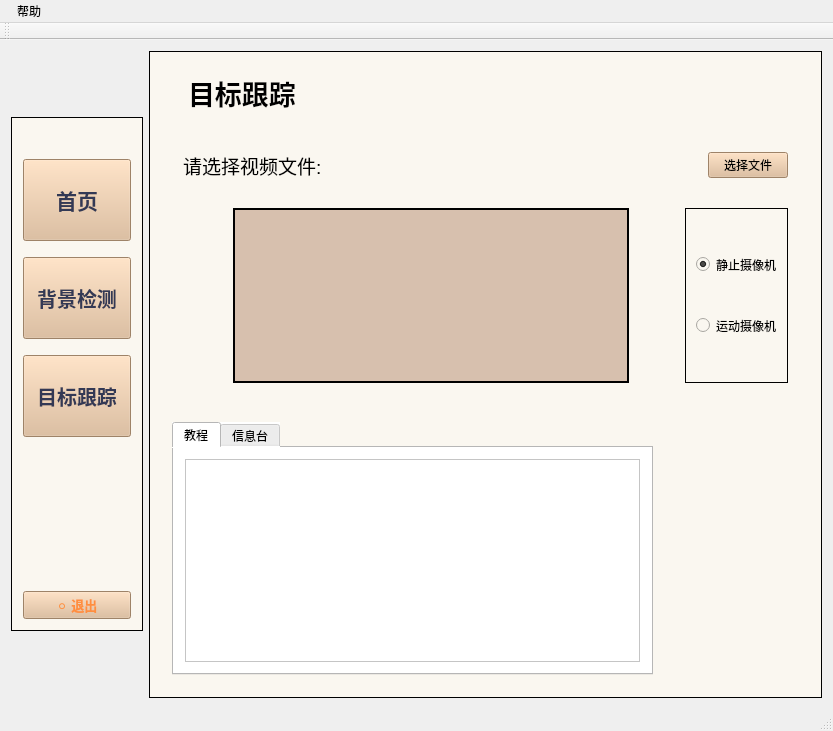
<?xml version="1.0" encoding="UTF-8"?>
<ui version="4.0">
 <class>MainWindow</class>
 <widget class="QMainWindow" name="MainWindow">
  <property name="enabled">
   <bool>true</bool>
  </property>
  <property name="geometry">
   <rect>
    <x>0</x>
    <y>0</y>
    <width>833</width>
    <height>731</height>
   </rect>
  </property>
  <property name="windowTitle">
   <string>Detector</string>
  </property>
  <property name="styleSheet">
   <string notr="true"/>
  </property>
  <widget class="QWidget" name="centralWidget">
   <property name="styleSheet">
    <string notr="true"/>
   </property>
   <layout class="QHBoxLayout" name="horizontalLayout">
    <item>
     <widget class="QFrame" name="menuFrame">
      <property name="sizePolicy">
       <sizepolicy hsizetype="Preferred" vsizetype="Preferred">
        <horstretch>0</horstretch>
        <verstretch>0</verstretch>
       </sizepolicy>
      </property>
      <property name="maximumSize">
       <size>
        <width>338</width>
        <height>514</height>
       </size>
      </property>
      <property name="styleSheet">
       <string notr="true">width:20%;
height:100%;
background-color: rgb(250, 247, 240);</string>
      </property>
      <property name="frameShape">
       <enum>QFrame::Box</enum>
      </property>
      <property name="frameShadow">
       <enum>QFrame::Plain</enum>
      </property>
      <layout class="QVBoxLayout" name="verticalLayout">
       <item>
        <widget class="QPushButton" name="pushButtonHome">
         <property name="cursor">
          <cursorShape>PointingHandCursor</cursorShape>
         </property>
         <property name="toolTip">
          <string>&lt;!DOCTYPE HTML PUBLIC &quot;-//W3C//DTD HTML 4.0//EN&quot; &quot;http://www.w3.org/TR/REC-html40/strict.dtd&quot;&gt;
&lt;html&gt;&lt;head&gt;&lt;meta name=&quot;qrichtext&quot; content=&quot;1&quot; /&gt;&lt;style type=&quot;text/css&quot;&gt;
p, li { white-space: pre-wrap; }
&lt;/style&gt;&lt;/head&gt;&lt;body style=&quot; font-family:'SimSun'; font-size:17pt; font-weight:792; font-style:normal;&quot;&gt;
&lt;p style=&quot;-qt-paragraph-type:empty; margin-top:0px; margin-bottom:0px; margin-left:0px; margin-right:0px; -qt-block-indent:0; text-indent:0px;&quot;&gt;&lt;br /&gt;&lt;/p&gt;&lt;/body&gt;&lt;/html&gt;</string>
         </property>
         <property name="styleSheet">
          <string notr="true">height:80%;
width:100%;
margin-top:30%;
background-color:rgb(221,184,146);
font-size:16pt;
font: &quot;黑体&quot;;
font-weight:900;
color:rgb(51, 57, 85);</string>
         </property>
         <property name="text">
          <string>首页</string>
         </property>
        </widget>
       </item>
       <item>
        <widget class="QPushButton" name="pushButtonBackground">
         <property name="cursor">
          <cursorShape>PointingHandCursor</cursorShape>
         </property>
         <property name="styleSheet">
          <string notr="true">height:80%;
width:90%;
margin-top:10%;

background-color:rgb(221,184,146);
font-size:15pt;
font: &quot;黑体&quot;;
font-weight:900;
color:rgb(51, 57, 85);</string>
         </property>
         <property name="text">
          <string>背景检测</string>
         </property>
        </widget>
       </item>
       <item>
        <widget class="QPushButton" name="pushButtonObject">
         <property name="cursor">
          <cursorShape>PointingHandCursor</cursorShape>
         </property>
         <property name="styleSheet">
          <string notr="true">height:80%;
width:100%;
margin-top:10%;

background-color:rgb(221,184,146);
font-size:15pt;
font: &quot;黑体&quot;;
font-weight:900;
color:rgb(51, 57, 85);</string>
         </property>
         <property name="text">
          <string>目标跟踪</string>
         </property>
        </widget>
       </item>
       <item>
        <spacer name="verticalSpacer">
         <property name="orientation">
          <enum>Qt::Vertical</enum>
         </property>
         <property name="sizeHint" stdset="0">
          <size>
           <width>20</width>
           <height>40</height>
          </size>
         </property>
        </spacer>
       </item>
       <item>
        <widget class="QPushButton" name="pushButtonExit">
         <property name="cursor">
          <cursorShape>PointingHandCursor</cursorShape>
         </property>
         <property name="styleSheet">
          <string notr="true">width:100%;
height:20%;
color: rgb(255, 142, 62);
background-color:rgb(221,184,146);
font-size:10pt;
font: &quot;黑体&quot;;
font-weight:900;</string>
         </property>
         <property name="text">
          <string>⚪ 退出</string>
         </property>
        </widget>
       </item>
      </layout>
     </widget>
    </item>
    <item>
     <widget class="QStackedWidget" name="stackedWidget">
      <property name="enabled">
       <bool>true</bool>
      </property>
      <property name="autoFillBackground">
       <bool>false</bool>
      </property>
      <property name="styleSheet">
       <string notr="true">background-color:rgb(250, 247, 240);</string>
      </property>
      <property name="frameShape">
       <enum>QFrame::Box</enum>
      </property>
      <property name="frameShadow">
       <enum>QFrame::Plain</enum>
      </property>
      <property name="currentIndex">
       <number>2</number>
      </property>
      <widget class="QWidget" name="pageHome">
       <layout class="QVBoxLayout" name="verticalLayout_7">
        <item>
         <widget class="QLabel" name="labelHome">
          <property name="styleSheet">
           <string notr="true">font: 20pt &quot;黑体&quot;;
color: rgb(89, 69, 69);
margin-top:10%</string>
          </property>
          <property name="text">
           <string>首页</string>
          </property>
         </widget>
        </item>
        <item>
         <widget class="QTextBrowser" name="textBrowserIntroduction">
          <property name="toolTip">
           <string>&lt;html&gt;&lt;head/&gt;&lt;body&gt;&lt;p&gt;&lt;br/&gt;&lt;/p&gt;&lt;/body&gt;&lt;/html&gt;</string>
          </property>
          <property name="whatsThis">
           <string>&lt;html&gt;&lt;head/&gt;&lt;body&gt;&lt;p&gt;&lt;br/&gt;&lt;/p&gt;&lt;/body&gt;&lt;/html&gt;</string>
          </property>
          <property name="styleSheet">
           <string notr="true">background-color: rgb(215, 191, 157);
color:black;
margin-top:20%;
border-radius:15;</string>
          </property>
          <property name="html">
           <string>&lt;!DOCTYPE HTML PUBLIC &quot;-//W3C//DTD HTML 4.0//EN&quot; &quot;http://www.w3.org/TR/REC-html40/strict.dtd&quot;&gt;
&lt;html&gt;&lt;head&gt;&lt;meta name=&quot;qrichtext&quot; content=&quot;1&quot; /&gt;&lt;style type=&quot;text/css&quot;&gt;
p, li { white-space: pre-wrap; }
&lt;/style&gt;&lt;/head&gt;&lt;body style=&quot; font-family:'SimSun'; font-size:9pt; font-weight:400; font-style:normal;&quot;&gt;
&lt;p style=&quot; margin-top:0px; margin-bottom:0px; margin-left:0px; margin-right:0px; -qt-block-indent:0; text-indent:0px;&quot;&gt;&lt;span style=&quot; font-size:16pt; color:#010000;&quot;&gt;本系统集成了一个背景检测系统以及目标跟踪系统。&lt;/span&gt;&lt;/p&gt;&lt;/body&gt;&lt;/html&gt;</string>
          </property>
         </widget>
        </item>
        <item>
         <widget class="QWidget" name="widget_3" native="true"/>
        </item>
        <item>
         <widget class="QLabel" name="labelTail">
          <property name="styleSheet">
           <string notr="true">font: 10pt &quot;黑体&quot;;
color: rgb(89, 69, 69);
margin-top:10%;
text-align:right;</string>
          </property>
          <property name="text">
           <string>&lt;html&gt;&lt;head/&gt;&lt;body&gt;&lt;p&gt;本程序xxx请见&lt;a href=&quot;https://github.com/CharRic/Detector/tree/main&quot;&gt;&lt;span style=&quot; text-decoration: underline; color:#0000ff;&quot;&gt;网页&lt;/span&gt;&lt;/a&gt;&lt;/p&gt;&lt;/body&gt;&lt;/html&gt;</string>
          </property>
          <property name="alignment">
           <set>Qt::AlignRight|Qt::AlignTrailing|Qt::AlignVCenter</set>
          </property>
          <property name="openExternalLinks">
           <bool>true</bool>
          </property>
         </widget>
        </item>
       </layout>
      </widget>
      <widget class="QWidget" name="pageBackground">
       <layout class="QVBoxLayout" name="verticalLayout_5">
        <item>
         <widget class="QLabel" name="labelBackground">
          <property name="styleSheet">
           <string notr="true">font-size:20pt;
margin-left:20%;
margin-top:10%;
margin-bottom:10%;
font-weight:bold;</string>
          </property>
          <property name="text">
           <string>背景检测</string>
          </property>
         </widget>
        </item>
        <item>
         <widget class="QWidget" name="widgetBackground" native="true">
          <property name="maximumSize">
           <size>
            <width>16777215</width>
            <height>16777215</height>
           </size>
          </property>
          <layout class="QVBoxLayout" name="verticalLayout_4">
           <item>
            <widget class="QWidget" name="widgetSelection" native="true">
             <layout class="QHBoxLayout" name="horizontalLayout_5">
              <item>
               <widget class="QLabel" name="labelBackgroundSelection">
                <property name="styleSheet">
                 <string notr="true">font-size:14pt;</string>
                </property>
                <property name="text">
                 <string>请选择视频文件:</string>
                </property>
               </widget>
              </item>
              <item>
               <spacer name="horizontalSpacer_2">
                <property name="orientation">
                 <enum>Qt::Horizontal</enum>
                </property>
                <property name="sizeHint" stdset="0">
                 <size>
                  <width>40</width>
                  <height>20</height>
                 </size>
                </property>
               </spacer>
              </item>
              <item>
               <widget class="QPushButton" name="pushButtonBackgroundSelection">
                <property name="styleSheet">
                 <string notr="true">font: 11pt &quot;黑体&quot;;
background-color:rgb(221,184,146);</string>
                </property>
                <property name="text">
                 <string> 选择文件 </string>
                </property>
               </widget>
              </item>
             </layout>
            </widget>
           </item>
           <item>
            <widget class="QWidget" name="widget" native="true">
             <property name="sizePolicy">
              <sizepolicy hsizetype="Preferred" vsizetype="MinimumExpanding">
               <horstretch>0</horstretch>
               <verstretch>0</verstretch>
              </sizepolicy>
             </property>
             <property name="maximumSize">
              <size>
               <width>16777215</width>
               <height>16777215</height>
              </size>
             </property>
             <property name="styleSheet">
              <string notr="true">background-color: rgb(215, 192, 174);
border:2px solid black;
margin-right:100%;

margin-left:100%;</string>
             </property>
             <layout class="QHBoxLayout" name="horizontalLayout_2">
              <item>
               <widget class="QLabel" name="labelBackgroundImg">
                <property name="sizePolicy">
                 <sizepolicy hsizetype="Preferred" vsizetype="Preferred">
                  <horstretch>0</horstretch>
                  <verstretch>0</verstretch>
                 </sizepolicy>
                </property>
                <property name="styleSheet">
                 <string notr="true">heiht:100%;
border:0;</string>
                </property>
                <property name="text">
                 <string/>
                </property>
               </widget>
              </item>
             </layout>
            </widget>
           </item>
          </layout>
         </widget>
        </item>
        <item>
         <widget class="QWidget" name="widgetBackgroundTail" native="true">
          <property name="sizePolicy">
           <sizepolicy hsizetype="Preferred" vsizetype="Ignored">
            <horstretch>0</horstretch>
            <verstretch>0</verstretch>
           </sizepolicy>
          </property>
          <layout class="QHBoxLayout" name="horizontalLayout_6">
           <item>
            <widget class="QTabWidget" name="tabWidgetBackground">
             <property name="toolTipDuration">
              <number>-1</number>
             </property>
             <property name="styleSheet">
              <string notr="true">background-color: white;
font: 13pt &quot;楷体&quot;;</string>
             </property>
             <property name="currentIndex">
              <number>1</number>
             </property>
             <widget class="QWidget" name="tabBackgroundInstruction">
              <attribute name="title">
               <string>教程</string>
              </attribute>
              <layout class="QVBoxLayout" name="verticalLayout_11">
               <item>
                <widget class="QTextBrowser" name="textBrowserBackgroundInstruction"/>
               </item>
              </layout>
             </widget>
             <widget class="QWidget" name="tabBackgroundInformation">
              <attribute name="title">
               <string>信息台</string>
              </attribute>
              <layout class="QVBoxLayout" name="verticalLayout_10">
               <item>
                <widget class="QTextBrowser" name="textBrowserBackgroundInformation"/>
               </item>
              </layout>
             </widget>
            </widget>
           </item>
           <item>
            <widget class="QPushButton" name="pushButtonBackgroundDetection">
             <property name="cursor">
              <cursorShape>PointingHandCursor</cursorShape>
             </property>
             <property name="styleSheet">
              <string notr="true">height:100%;
width:100%;
margin-left:20%;
margin-right:20%;
border-image:url(&quot;./icon/right-circle.png&quot;);
background-color:rgba(255, 255, 255, 0);
border-radius:50%;
margin-top:20%;</string>
             </property>
             <property name="text">
              <string/>
             </property>
            </widget>
           </item>
          </layout>
         </widget>
        </item>
       </layout>
      </widget>
      <widget class="QWidget" name="pageObject">
       <layout class="QVBoxLayout" name="verticalLayout_2">
        <item>
         <widget class="QLabel" name="labelObject">
          <property name="styleSheet">
           <string notr="true">font-size:20pt;
margin-left:20%;
margin-top:10%;
margin-bottom:10%;
font-weight:bold;</string>
          </property>
          <property name="text">
           <string>目标跟踪</string>
          </property>
         </widget>
        </item>
        <item>
         <widget class="QWidget" name="widgetObject" native="true">
          <layout class="QVBoxLayout" name="verticalLayout_3">
           <item>
            <widget class="QWidget" name="widgetObjectSelection" native="true">
             <layout class="QHBoxLayout" name="horizontalLayout_4">
              <item>
               <widget class="QLabel" name="labelObjectSelection">
                <property name="styleSheet">
                 <string notr="true">font-size:14pt;</string>
                </property>
                <property name="text">
                 <string>请选择视频文件:</string>
                </property>
               </widget>
              </item>
              <item>
               <spacer name="horizontalSpacer">
                <property name="orientation">
                 <enum>Qt::Horizontal</enum>
                </property>
                <property name="sizeHint" stdset="0">
                 <size>
                  <width>40</width>
                  <height>20</height>
                 </size>
                </property>
               </spacer>
              </item>
              <item>
               <widget class="QPushButton" name="pushButtonObjectSelection">
                <property name="styleSheet">
                 <string notr="true">font: 11pt &quot;黑体&quot;;
background-color:rgb(221,184,146);</string>
                </property>
                <property name="text">
                 <string> 选择文件 </string>
                </property>
               </widget>
              </item>
             </layout>
             <zorder>labelObjectSelection</zorder>
             <zorder>pushButtonObjectSelection</zorder>
             <zorder>horizontalSpacer</zorder>
            </widget>
           </item>
           <item>
            <widget class="QWidget" name="widgetObjectVideo" native="true">
             <property name="styleSheet">
              <string notr="true"/>
             </property>
             <layout class="QHBoxLayout" name="horizontalLayout_7">
              <item>
               <widget class="QWidget" name="widget_2" native="true">
                <property name="sizePolicy">
                 <sizepolicy hsizetype="Minimum" vsizetype="MinimumExpanding">
                  <horstretch>0</horstretch>
                  <verstretch>0</verstretch>
                 </sizepolicy>
                </property>
                <property name="styleSheet">
                 <string notr="true">background-color: rgb(215, 192, 174);
border:2px solid black;
margin-right:50%;
margin-left:50%;</string>
                </property>
                <layout class="QHBoxLayout" name="horizontalLayout_8">
                 <item>
                  <widget class="QLabel" name="labelObjectImg">
                   <property name="styleSheet">
                    <string notr="true">border:0;</string>
                   </property>
                   <property name="text">
                    <string/>
                   </property>
                  </widget>
                 </item>
                </layout>
               </widget>
              </item>
              <item>
               <widget class="QWidget" name="widgetObjectChoice" native="true">
                <property name="sizePolicy">
                 <sizepolicy hsizetype="Fixed" vsizetype="Preferred">
                  <horstretch>0</horstretch>
                  <verstretch>0</verstretch>
                 </sizepolicy>
                </property>
                <property name="styleSheet">
                 <string notr="true">border:1px solid black;
font: 9pt &quot;新宋体&quot;;</string>
                </property>
                <layout class="QVBoxLayout" name="verticalLayout_6">
                 <item>
                  <widget class="QRadioButton" name="radioButtonObjectStatic">
                   <property name="sizePolicy">
                    <sizepolicy hsizetype="Fixed" vsizetype="Fixed">
                     <horstretch>0</horstretch>
                     <verstretch>0</verstretch>
                    </sizepolicy>
                   </property>
                   <property name="styleSheet">
                    <string notr="true">border:none;</string>
                   </property>
                   <property name="text">
                    <string>静止摄像机</string>
                   </property>
                   <property name="checked">
                    <bool>true</bool>
                   </property>
                  </widget>
                 </item>
                 <item>
                  <widget class="QRadioButton" name="radioButtonObjectMove">
                   <property name="sizePolicy">
                    <sizepolicy hsizetype="Fixed" vsizetype="Fixed">
                     <horstretch>0</horstretch>
                     <verstretch>0</verstretch>
                    </sizepolicy>
                   </property>
                   <property name="styleSheet">
                    <string notr="true">border:none;</string>
                   </property>
                   <property name="text">
                    <string>运动摄像机</string>
                   </property>
                  </widget>
                 </item>
                </layout>
               </widget>
              </item>
             </layout>
            </widget>
           </item>
          </layout>
         </widget>
        </item>
        <item>
         <widget class="QWidget" name="widgetObjectTail" native="true">
          <property name="sizePolicy">
           <sizepolicy hsizetype="Preferred" vsizetype="Ignored">
            <horstretch>0</horstretch>
            <verstretch>0</verstretch>
           </sizepolicy>
          </property>
          <layout class="QHBoxLayout" name="horizontalLayout_3">
           <item>
            <widget class="QTabWidget" name="tabWidgetObject">
             <property name="toolTipDuration">
              <number>-1</number>
             </property>
             <property name="styleSheet">
              <string notr="true">background-color: white;
font: 13pt &quot;楷体&quot;;</string>
             </property>
             <property name="currentIndex">
              <number>0</number>
             </property>
             <widget class="QWidget" name="tabObjectInstruction">
              <attribute name="title">
               <string>教程</string>
              </attribute>
              <layout class="QVBoxLayout" name="verticalLayout_9">
               <item>
                <widget class="QTextBrowser" name="textBrowserObjectInstruction">
                 <property name="styleSheet">
                  <string notr="true">font: 10pt &quot;Times New Roman&quot;;</string>
                 </property>
                </widget>
               </item>
              </layout>
             </widget>
             <widget class="QWidget" name="tabObjectInformation">
              <attribute name="title">
               <string>信息台</string>
              </attribute>
              <layout class="QVBoxLayout" name="verticalLayout_8">
               <item>
                <widget class="QTextBrowser" name="textBrowserObjectInformation"/>
               </item>
              </layout>
             </widget>
            </widget>
           </item>
           <item>
            <widget class="QPushButton" name="pushButtonObjectDetection">
             <property name="cursor">
              <cursorShape>PointingHandCursor</cursorShape>
             </property>
             <property name="styleSheet">
              <string notr="true">height:100%;
width:100%;
margin-left:20%;
margin-right:20%;
border-image:url(&quot;./icon/right-circle.png&quot;);
background-color:rgba(255, 255, 255, 0);
border-radius:50%;
margin-top:20%;</string>
             </property>
             <property name="text">
              <string/>
             </property>
             <property name="iconSize">
              <size>
               <width>10</width>
               <height>10</height>
              </size>
             </property>
            </widget>
           </item>
          </layout>
         </widget>
        </item>
       </layout>
      </widget>
     </widget>
    </item>
   </layout>
  </widget>
  <widget class="QToolBar" name="mainToolBar">
   <attribute name="toolBarArea">
    <enum>TopToolBarArea</enum>
   </attribute>
   <attribute name="toolBarBreak">
    <bool>false</bool>
   </attribute>
  </widget>
  <widget class="QStatusBar" name="statusBar"/>
  <widget class="QMenuBar" name="menuBar">
   <property name="geometry">
    <rect>
     <x>0</x>
     <y>0</y>
     <width>833</width>
     <height>23</height>
    </rect>
   </property>
   <property name="styleSheet">
    <string notr="true"/>
   </property>
   <widget class="QMenu" name="menuList">
    <property name="styleSheet">
     <string notr="true"/>
    </property>
    <property name="title">
     <string>  帮助  </string>
    </property>
    <addaction name="actionAlgorithm"/>
    <addaction name="separator"/>
    <addaction name="actionInformation"/>
   </widget>
   <addaction name="menuList"/>
  </widget>
  <action name="actionAlgorithm">
   <property name="icon">
    <iconset>
     <normaloff>../icon/wendang.png</normaloff>../icon/wendang.png</iconset>
   </property>
   <property name="text">
    <string>算法原理</string>
   </property>
  </action>
  <action name="actionInformation">
   <property name="icon">
    <iconset>
     <normaloff>../icon/banquan.png</normaloff>../icon/banquan.png</iconset>
   </property>
   <property name="text">
    <string>关于Detector</string>
   </property>
  </action>
 </widget>
 <layoutdefault spacing="6" margin="11"/>
 <resources/>
 <connections>
  <connection>
   <sender>pushButtonExit</sender>
   <signal>clicked()</signal>
   <receiver>MainWindow</receiver>
   <slot>close()</slot>
   <hints>
    <hint type="sourcelabel">
     <x>66</x>
     <y>531</y>
    </hint>
    <hint type="destinationlabel">
     <x>175</x>
     <y>565</y>
    </hint>
   </hints>
  </connection>
 </connections>
</ui>
